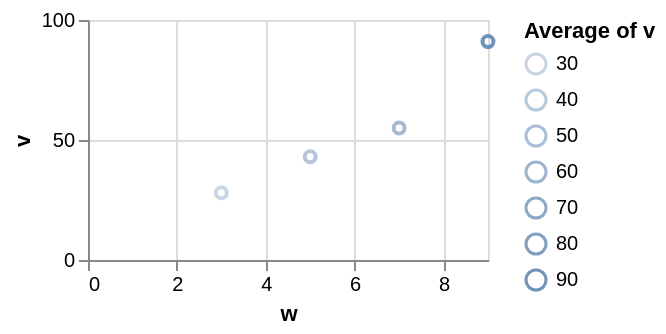

The specification (Vega-Lite) saved for this image:
### Vega-Lite specification from a JSON file in a GitHub repository (floating-point values rounded to 4 significant figures)
{"$schema": "https://vega.github.io/schema/vega-lite/v6.json", "width": 200, "height": 120, "data": {"values": [{"c": "alpha", "v": 28, "w": 3, "t": "2024-01-07"}, {"c": "beta", "v": 55, "w": 7, "t": "2024-03-19"}, {"c": "gamma", "v": 43, "w": 5, "t": "2024-06-02"}, {"c": "delta", "v": 91, "w": 9, "t": "2024-09-11"}]}, "mark": {"type": "point"}, "encoding": {"x": {"field": "w", "type": "quantitative"}, "y": {"field": "v", "type": "quantitative"}, "opacity": {"field": "v", "type": "quantitative", "aggregate": "average"}}}
